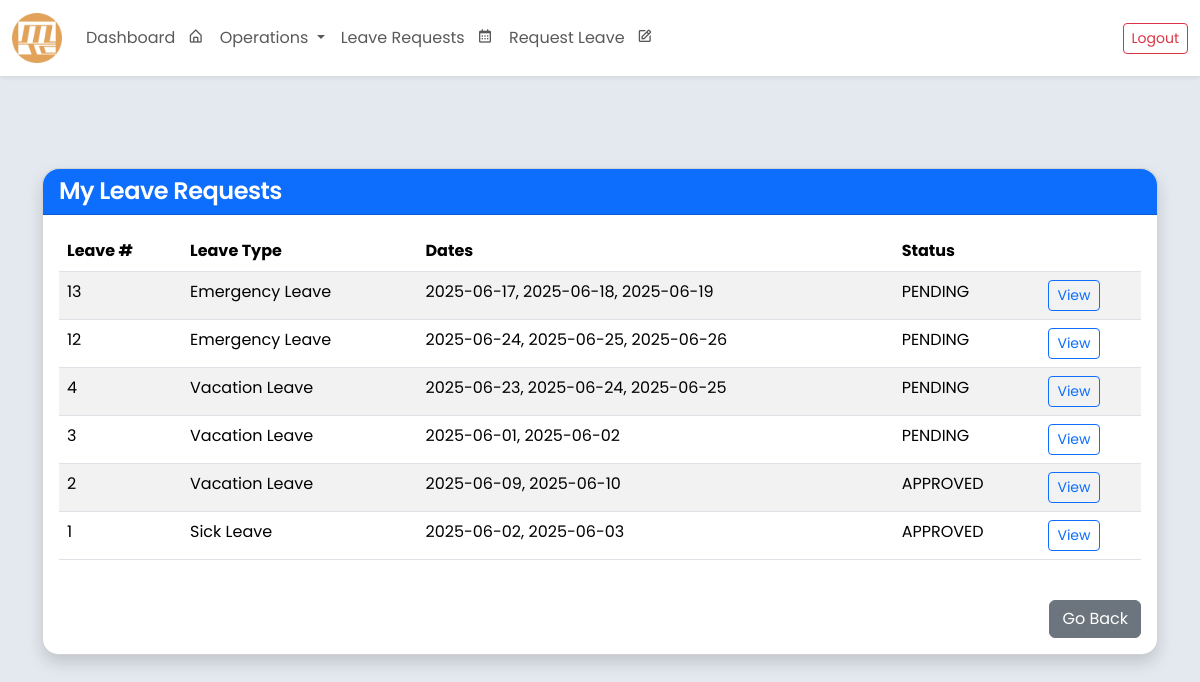
/my-leave-requests/ (signed in), run on the app's committed database.
### core/models.py (models this page shows, shortened)
class LeaveRequest(models.Model):
    class LeaveType(models.TextChoices):
        SICK = 'SICK', 'Sick Leave'
        MATERNITY = 'MATERNITY', 'Maternity Leave'
        PATERNITY = 'PATERNITY', 'Paternity Leave'
        VACATION = 'VACATION', 'Vacation Leave'
        EMERGENCY = 'EMERGENCY', 'Emergency Leave'
    class ApprovalStatus(models.TextChoices):
        PENDING = 'PENDING', 'PENDING'
        APPROVED = 'APPROVED', 'APPROVED'
        REJECTED = 'REJECTED', 'REJECTED'
    employee = models.ForeignKey('Employee', on_delete=models.CASCADE, related_name='leave_requests')
    leave_number = models.PositiveIntegerField(unique=True, editable=False)
    leave_dates = JSONField(default=list, blank=True, null=True)
    reason_for_leave = models.TextField()
    leave_type = models.CharField(max_length=20, choices=LeaveType.choices)
    remarks = models.TextField(blank=True, null=True)
    leave_credit_deduction = models.PositiveIntegerField(default=0)
    deduction_applied = models.BooleanField(default=False)
    department_approval = models.CharField(max_length=10, choices=ApprovalStatus.choices, default=ApprovalStatus.PENDING)
    hr_approval = models.CharField(max_length=10, choices=ApprovalStatus.choices, default=ApprovalStatus.PENDING)
    president_approval = models.CharField(max_length=10, choices=ApprovalStatus.choices, default=ApprovalStatus.PENDING)
    status = models.CharField(max_length=10, choices=ApprovalStatus.choices, default=ApprovalStatus.PENDING)
    paid_dates = models.PositiveIntegerField(default=0)
    unpaid_dates = models.PositiveIntegerField(default=0)
    created_at = models.DateTimeField(auto_now_add=True)

### core/views.py (the view)
# urls.py: path("my-leave-requests/", views.my_leave_requests, name="my_leave_requests"),
def my_leave_requests(request):
    leave_requests = LeaveRequest.objects.filter(employee=request.user.employee).order_by('-created_at')
    return render(request, 'my_leave_requests.html', {
        'leave_requests': leave_requests
    })

### core/templates/my_leave_requests.html
{% extends "base.html" %}
{% block content %}
<div class="container mt-5">
    <div class="card shadow rounded-4">
        <div class="card-header bg-primary text-white rounded-top-4">
            <h4 class="mb-0">My Leave Requests</h4>
        </div>
        <div class="card-body">
            {% if leave_requests %}
                <div class="table-responsive">
                    <table class="table table-striped">
                        <thead>
                            <tr>
                                <th>Leave #</th>
                                <th>Leave Type</th>
                                <th>Dates</th>
                                <th>Status</th>
                                <th></th>
                            </tr>
                        </thead>
                        <tbody>
                            {% for leave in leave_requests %}
                            <tr>
                                <td>{{ leave.leave_number }}</td>
                                <td>{{ leave.get_leave_type_display }}</td>
                                <td>{{ leave.leave_dates|join:", " }}</td>
                                <td>{{ leave.status }}</td>
                                <td>
                                    <a href="{% url 'leave_request_detail' leave.pk %}" class="btn btn-sm btn-outline-primary">
                                        View
                                    </a>
                                </td>
                            </tr>
                            {% endfor %}
                        </tbody>
                    </table>
                </div>
            {% else %}
                <p class="text-muted">You have not submitted any leave requests.</p>
            {% endif %}
            <div class="text-end mt-4">
                <a href="javascript:history.back()" class="btn btn-secondary">Go Back</a>
            </div>
        </div>
    </div>
</div>
{% endblock %}

### data on the page
LeaveRequest: leave_number "13", leave_type "Emergency Leave", leave_dates "2025-06-17, 2025-06-18, 2025-06-19", status "PENDING"
LeaveRequest: leave_number "12", leave_type "Emergency Leave", leave_dates "2025-06-24, 2025-06-25, 2025-06-26", status "PENDING"
LeaveRequest: leave_number "4", leave_type "Vacation Leave", leave_dates "2025-06-23, 2025-06-24, 2025-06-25", status "PENDING"
LeaveRequest: leave_number "3", leave_type "Vacation Leave", leave_dates "2025-06-01, 2025-06-02", status "PENDING"
LeaveRequest: leave_number "2", leave_type "Vacation Leave", leave_dates "2025-06-09, 2025-06-10", status "APPROVED"
LeaveRequest: leave_number "1", leave_type "Sick Leave", leave_dates "2025-06-02, 2025-06-03", status "APPROVED"
